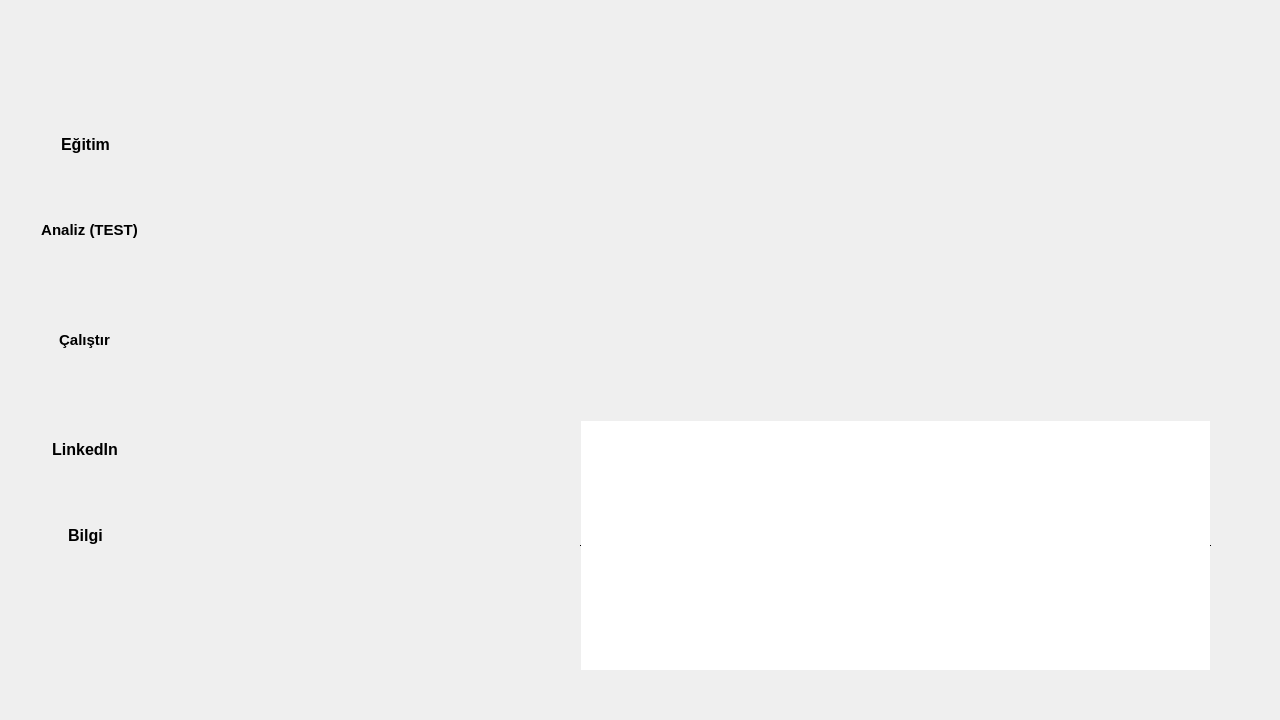
<?xml version="1.0" encoding="UTF-8"?>
<ui version="4.0">
 <class>DuyguAnalizi</class>
 <widget class="QMainWindow" name="DuyguAnalizi">
  <property name="geometry">
   <rect>
    <x>0</x>
    <y>0</y>
    <width>1280</width>
    <height>720</height>
   </rect>
  </property>
  <property name="sizePolicy">
   <sizepolicy hsizetype="Preferred" vsizetype="Preferred">
    <horstretch>0</horstretch>
    <verstretch>0</verstretch>
   </sizepolicy>
  </property>
  <property name="minimumSize">
   <size>
    <width>1280</width>
    <height>720</height>
   </size>
  </property>
  <property name="maximumSize">
   <size>
    <width>1280</width>
    <height>720</height>
   </size>
  </property>
  <property name="windowTitle">
   <string>MainWindow</string>
  </property>
  <property name="windowIcon">
   <iconset>
    <normaloff>kapak.png</normaloff>kapak.png</iconset>
  </property>
  <widget class="QWidget" name="centralwidget">
   <property name="minimumSize">
    <size>
     <width>1280</width>
     <height>720</height>
    </size>
   </property>
   <property name="maximumSize">
    <size>
     <width>1280</width>
     <height>720</height>
    </size>
   </property>
   <property name="acceptDrops">
    <bool>true</bool>
   </property>
   <widget class="QLabel" name="ARKAPLAN">
    <property name="geometry">
     <rect>
      <x>0</x>
      <y>0</y>
      <width>1280</width>
      <height>720</height>
     </rect>
    </property>
    <property name="styleSheet">
     <string notr="true">image: url(:/arkaplan/qrc/40op.jpg);</string>
    </property>
    <property name="text">
     <string/>
    </property>
   </widget>
   <widget class="QTextEdit" name="consoleTxtEdit">
    <property name="geometry">
     <rect>
      <x>580</x>
      <y>420</y>
      <width>631</width>
      <height>251</height>
     </rect>
    </property>
    <property name="frameShape">
     <enum>QFrame::HLine</enum>
    </property>
    <property name="frameShadow">
     <enum>QFrame::Plain</enum>
    </property>
    <property name="readOnly">
     <bool>true</bool>
    </property>
    <property name="placeholderText">
     <string/>
    </property>
   </widget>
   <widget class="QPushButton" name="egitimBtn">
    <property name="geometry">
     <rect>
      <x>20</x>
      <y>109</y>
      <width>131</width>
      <height>71</height>
     </rect>
    </property>
    <property name="font">
     <font>
      <family>Nirmala UI</family>
      <pointsize>12</pointsize>
      <weight>75</weight>
      <bold>true</bold>
     </font>
    </property>
    <property name="text">
     <string>Eğitim</string>
    </property>
    <property name="icon">
     <iconset resource="resources.qrc">
      <normaloff>:/icon/icons/book-open.svg</normaloff>:/icon/icons/book-open.svg</iconset>
    </property>
    <property name="iconSize">
     <size>
      <width>30</width>
      <height>30</height>
     </size>
    </property>
    <property name="shortcut">
     <string/>
    </property>
    <property name="autoDefault">
     <bool>true</bool>
    </property>
    <property name="default">
     <bool>true</bool>
    </property>
    <property name="flat">
     <bool>true</bool>
    </property>
   </widget>
   <widget class="QPushButton" name="dgrlndrmeTestBtn">
    <property name="geometry">
     <rect>
      <x>19</x>
      <y>190</y>
      <width>141</width>
      <height>80</height>
     </rect>
    </property>
    <property name="font">
     <font>
      <family>Nirmala UI</family>
      <pointsize>11</pointsize>
      <weight>75</weight>
      <bold>true</bold>
     </font>
    </property>
    <property name="text">
     <string>Analiz (TEST)</string>
    </property>
    <property name="icon">
     <iconset resource="resources.qrc">
      <normaloff>:/icon/icons/alert-triangle.svg</normaloff>:/icon/icons/alert-triangle.svg</iconset>
    </property>
    <property name="iconSize">
     <size>
      <width>30</width>
      <height>30</height>
     </size>
    </property>
    <property name="autoDefault">
     <bool>true</bool>
    </property>
    <property name="default">
     <bool>true</bool>
    </property>
    <property name="flat">
     <bool>true</bool>
    </property>
   </widget>
   <widget class="QPushButton" name="calistirBtn">
    <property name="geometry">
     <rect>
      <x>9</x>
      <y>279</y>
      <width>151</width>
      <height>121</height>
     </rect>
    </property>
    <property name="font">
     <font>
      <family>Nirmala UI</family>
      <pointsize>11</pointsize>
      <weight>75</weight>
      <bold>true</bold>
     </font>
    </property>
    <property name="text">
     <string>Çalıştır</string>
    </property>
    <property name="icon">
     <iconset resource="resources.qrc">
      <normaloff>:/icon/icons/arrow-right-circle.svg</normaloff>:/icon/icons/arrow-right-circle.svg</iconset>
    </property>
    <property name="iconSize">
     <size>
      <width>30</width>
      <height>30</height>
     </size>
    </property>
    <property name="autoDefault">
     <bool>true</bool>
    </property>
    <property name="default">
     <bool>true</bool>
    </property>
    <property name="flat">
     <bool>true</bool>
    </property>
   </widget>
   <widget class="QPushButton" name="linkdnBtn">
    <property name="geometry">
     <rect>
      <x>10</x>
      <y>409</y>
      <width>150</width>
      <height>81</height>
     </rect>
    </property>
    <property name="font">
     <font>
      <family>Nirmala UI</family>
      <pointsize>12</pointsize>
      <weight>75</weight>
      <bold>true</bold>
     </font>
    </property>
    <property name="text">
     <string>LinkedIn</string>
    </property>
    <property name="icon">
     <iconset resource="resources.qrc">
      <normaloff>:/icon/icons/linkedin.svg</normaloff>:/icon/icons/linkedin.svg</iconset>
    </property>
    <property name="iconSize">
     <size>
      <width>30</width>
      <height>30</height>
     </size>
    </property>
    <property name="autoDefault">
     <bool>true</bool>
    </property>
    <property name="default">
     <bool>true</bool>
    </property>
    <property name="flat">
     <bool>true</bool>
    </property>
   </widget>
   <widget class="QPushButton" name="bilgiBtn">
    <property name="geometry">
     <rect>
      <x>10</x>
      <y>490</y>
      <width>151</width>
      <height>91</height>
     </rect>
    </property>
    <property name="font">
     <font>
      <family>Nirmala UI</family>
      <pointsize>12</pointsize>
      <weight>75</weight>
      <bold>true</bold>
     </font>
    </property>
    <property name="text">
     <string>Bilgi</string>
    </property>
    <property name="icon">
     <iconset resource="resources.qrc">
      <normaloff>:/icon/icons/info.svg</normaloff>:/icon/icons/info.svg</iconset>
    </property>
    <property name="iconSize">
     <size>
      <width>30</width>
      <height>30</height>
     </size>
    </property>
    <property name="autoDefault">
     <bool>true</bool>
    </property>
    <property name="default">
     <bool>true</bool>
    </property>
    <property name="flat">
     <bool>true</bool>
    </property>
   </widget>
   <widget class="QPushButton" name="logoBtn">
    <property name="geometry">
     <rect>
      <x>10</x>
      <y>10</y>
      <width>131</width>
      <height>81</height>
     </rect>
    </property>
    <property name="font">
     <font>
      <family>Nirmala UI</family>
      <pointsize>12</pointsize>
      <weight>75</weight>
      <bold>true</bold>
     </font>
    </property>
    <property name="text">
     <string/>
    </property>
    <property name="iconSize">
     <size>
      <width>30</width>
      <height>30</height>
     </size>
    </property>
    <property name="shortcut">
     <string/>
    </property>
    <property name="autoDefault">
     <bool>true</bool>
    </property>
    <property name="default">
     <bool>true</bool>
    </property>
    <property name="flat">
     <bool>true</bool>
    </property>
   </widget>
  </widget>
 </widget>
 <resources>
  <include location="resources.qrc"/>
  <include location="qrc/icon.qrc"/>
 </resources>
 <connections/>
</ui>
